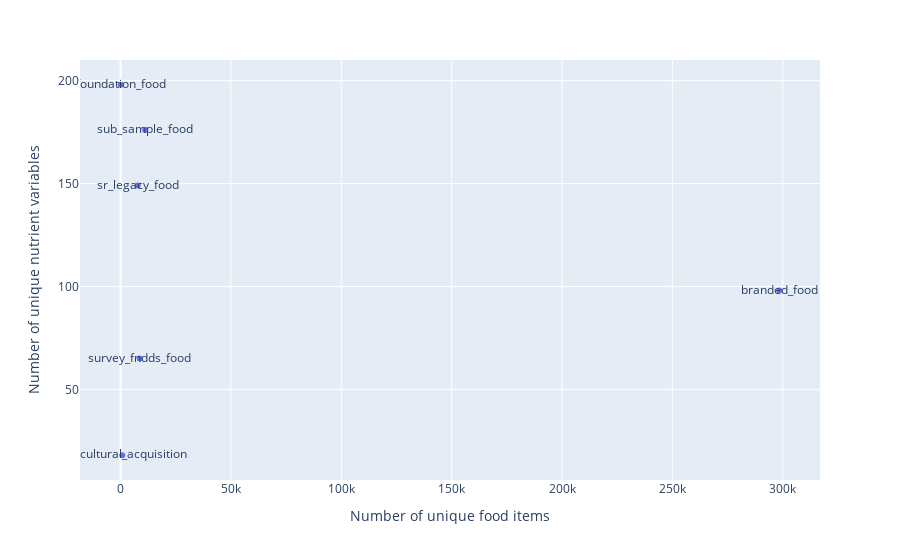

The cell this chart's notebook holds for it:
### Markdown cell above
Looks good!

### Filtering to the relevant portion of the data

The dataset provided contains data from 8 different sources, referred to within the `data_type` column. (This actually doesn't match what we expected from the data documentation, which states that there are 5 different sources.)

The following diagram shows how many unique food items there are from each source, and how many unique nutrients are measured in each dataset.

### Code cell
n_foods = food.groupby("data_type")["fdc_id"] \
        .unique() \
        .str.len()
n_nutrients = food.groupby("data_type")["nutrient_id"] \
        .unique() \
        .str.len()
px.scatter(x=n_foods, y=n_nutrients, text=n_nutrients.index,
           labels={"x": "Number of unique food items",
                   "y": "Number of unique nutrient variables"})

### Figure 1 — Plotly figure (JSON) as saved in the notebook; plotly's stock layout.template omitted (floating-point values rounded to 4 significant figures)
{"data": [{"hovertemplate": "Number of unique food items=%{x}<br>Number of unique nutrient variables=%{y}<br>text=%{text}<extra></extra>", "legendgroup": "", "marker": {"color": "#636efa", "symbol": "circle"}, "mode": "markers+text", "name": "", "orientation": "v", "showlegend": false, "text": ["agricultural_acquisition", "branded_food", "foundation_food", "sr_legacy_food", "sub_sample_food", "survey_fndds_food"], "type": "scatter", "x": [810, 298415, 116, 7793, 11118, 8690], "xaxis": "x", "y": [18, 98, 198, 149, 176, 65], "yaxis": "y"}], "layout": {"legend": {"tracegroupgap": 0}, "margin": {"t": 60}, "xaxis": {"anchor": "y", "domain": [0, 1], "title": {"text": "Number of unique food items"}}, "yaxis": {"anchor": "x", "domain": [0, 1], "title": {"text": "Number of unique nutrient variables"}}}}
